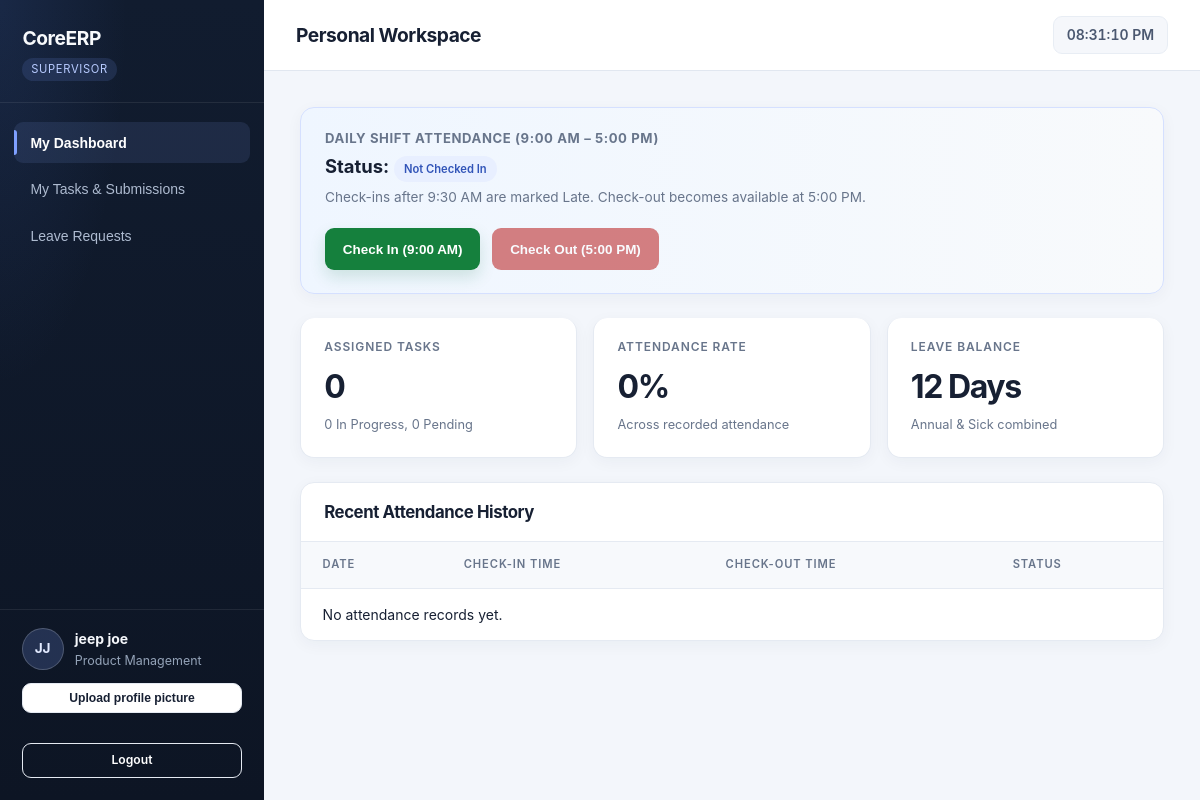
Screenshot of /epr/employee/ (signed in) with the database file from the repository.
### signup/models.py (models this page shows, shortened)
class User(models.Model):
    ROLE_CHOICES = [
        ('Admin', 'Admin'),
        ('HR', 'HR'),
        ('Intern', 'Intern'),
        ('Employee', 'Employee'),
        ('Supervisor', 'Supervisor'),
    ]
    DEPARTMENT_CHOICES = [
        ('Software Engineering', 'Software Engineering'),
        ('IT Support & Service Desk', 'IT Support & Service Desk'),
        ('Cyber Security', 'Cyber Security'),
        ('Data Science & Analytics', 'Data Science & Analytics'),
        ('Cloud & Infrastructure', 'Cloud & Infrastructure'),
        ('Product Management', 'Product Management'),
    ]
    fullName = models.CharField(max_length=100)
    email = models.EmailField(unique=True)
    role = models.CharField(max_length=20, choices=ROLE_CHOICES)
    department = models.CharField(max_length=50, choices=DEPARTMENT_CHOICES)
    password = models.CharField(max_length=128)
    date_joined = models.DateField(auto_now_add=True, null=True, blank=True)
    mentor = models.ForeignKey(
        "self",
        null=True,
        blank=True,
        on_delete=models.SET_NULL,
        related_name="mentees",
    )

### admin_dashboard/models.py (models this page shows, shortened)
class OrganizationSettings(models.Model):
    organization_name = models.CharField(max_length=100, default="CoreERP Technologies Ltd.")
    check_in_time = models.TimeField(default=time(9, 0))
    check_out_time = models.TimeField(default=time(17, 0))
    updated_by = models.ForeignKey(
        "signup.User",
        null=True,
        blank=True,
        on_delete=models.SET_NULL,
        related_name="organization_settings_updates",
    )
    updated_at = models.DateTimeField(auto_now=True)

### employee/views.py (the view, shortened to what this page needs)
# urls.py: path("", views.employee, name="employee"),
def employee(request):
    user_id = request.session.get("user_id")
    user_obj = User.objects.filter(pk=user_id).first() if user_id else None
    today = timezone.localdate()
    tasks = Task.objects.none()
    assigned_supervisor = user_obj.mentor if user_obj is not None else None
    task_count = tasks.count()
    in_progress_count = tasks.filter(status__iexact="In Progress").count()
    pending_count = tasks.filter(status__iexact="Pending").count()
    attendance_records = Attendance.objects.filter(employee_id=user_id, date__lte=today).order_by("-date")
    attendance_count = attendance_records.count()
    present_count = attendance_records.filter(check_in__isnull=False).count()
    attendance_rate = round((present_count / attendance_count) * 100) if attendance_count else 0
    approved_leave_days = sum(
        (leave.end_date - leave.start_date).days + 1
        for leave in LeaveRequest.objects.filter(employee_id=user_id, status="Approved")
    )
    leave_balance = max(12 - approved_leave_days, 0)
    notification_queryset = Notification.objects.filter(recipient_id=user_id)
    notifications = notification_queryset[:10]
    unread_notification_count = notification_queryset.filter(is_read=False).count()
    organization_settings, _ = OrganizationSettings.objects.get_or_create(pk=1)
    today = timezone.localdate()
    server_now = timezone.localtime()
    today_attendance = Attendance.objects.filter(employee_id=user_id, date=today).first()
    late_deadline, _ = attendance_deadlines(organization_settings.check_in_time, today)
    check_out_deadline = local_datetime(today, organization_settings.check_out_time)
    attendance_status = "Not Checked In"
    attendance_status_class = "badge-info"
    return render(
        request,
        "employee_dashboard.html",
        {
            "user_obj": user_obj,
            "tasks": tasks,
            "task_count": task_count,
            "in_progress_count": in_progress_count,
            "pending_count": pending_count,
            "attendance_rate": attendance_rate,
            "leave_balance": leave_balance,
            "notifications": notifications,
            "unread_notification_count": unread_notification_count,
            "organization_settings": organization_settings,
            "today_attendance": today_attendance,
            "attendance_records": Attendance.objects.filter(
                employee_id=user_id,
                date__lte=today,
            )[:5],
            "leave_requests": LeaveRequest.objects.filter(employee_id=user_id)[:10],
            "attendance_status": attendance_status,
            "attendance_status_class": attendance_status_class,
            "late_after_time": late_deadline.time(),
            "server_now_ms": int(server_now.timestamp() * 1000),
            "late_deadline_ms": int(late_deadline.timestamp() * 1000),
            "check_out_deadline_ms": int(check_out_deadline.timestamp() * 1000),
        },
    )

### employee/attendance_policy.py (called while the page is built)
def local_datetime(day: date, clock_time: time) -> datetime:
    return timezone.make_aware(
        datetime.combine(day, clock_time),
        timezone.get_current_timezone(),
    )

def attendance_deadlines(
    check_in_time: time,
    day: date | None = None,
) -> tuple[datetime, datetime]:
    attendance_day = day or timezone.localdate()
    shift_start = local_datetime(attendance_day, check_in_time)
    return (
        shift_start + timedelta(minutes=LATE_GRACE_MINUTES),
        shift_start + timedelta(minutes=ABSENCE_GRACE_MINUTES),
    )

### templates/employee_dashboard.html (shortened to what this page needs)
{% load static %}
<!DOCTYPE html>
<html lang="en">
<head>
    <link rel="stylesheet" href="{% static 'css/styles.css' %}" />
    <link rel="stylesheet" href="{% static 'css/employee-dashboard.css' %}" />
</head>
<body class="page-employee">
    <div class="app-shell">
        <aside class="sidebar" id="sidebar">
            <header class="sidebar-header">
                <div>
                    <p class="sidebar-logo">CoreERP</p>
                    <span class="role-pill">{{ user_obj.role|default:"Employee" }}</span>
                </div>
            </header>
            <nav class="sidebar-navigation" aria-label="Primary navigation">
                <ul class="sidebar-nav">
                    <li><button class="nav-link active" data-tab-target="emp-dashboard">My Dashboard</button></li>
                    <li><button class="nav-link" data-tab-target="emp-tasks">My Tasks &amp; Submissions</button></li>
                    <li><button class="nav-link" data-tab-target="emp-leave">Leave Requests</button></li>
                </ul>
            </nav>
            <footer class="sidebar-footer">
                <div class="sidebar-profile">
                    <div class="profile-avatar" aria-hidden="true">
                        <span data-profile-initials>CE</span>
                    </div>
                    <div class="profile-details">
                        <strong>{{ user_obj.fullName|default:"User" }}</strong>
                        <p class="sidebar-meta">{{ user_obj.department|default:"Department" }}</p>
                    </div>
                </div>
                <button type="button" class="btn btn-outline btn-sm profile-picture-button"
                    data-profile-picture-trigger aria-controls="employeeProfilePicture">Upload profile picture</button>
                <p class="profile-picture-feedback" data-profile-picture-feedback role="status"
                    aria-live="polite"></p>
                <a href="/" class="btn btn-outline btn-sm sidebar-logout">Logout</a>
            </footer>
        </aside>
        <div class="main-area">
            <header class="topbar">
                <div class="topbar-left">
                    <h1 class="topbar-title">Personal Workspace</h1>
                </div>
                <div class="topbar-right">
                    <span class="live-clock" data-live-clock>--:--:--</span>
                </div>
            </header>
            <main class="content-container">
                <section class="attendance-panel" data-attendance-settings
                    data-server-now-ms="{{ server_now_ms }}"
                    data-late-deadline-ms="{{ late_deadline_ms }}"
                    data-check-out-deadline-ms="{{ check_out_deadline_ms }}"
                    data-late-after-label="{{ late_after_time|time:'g:i A' }}"
                    data-has-checked-in="{% if today_attendance and today_attendance.check_in %}true{% else %}false{% endif %}"
                    data-has-checked-out="{% if today_attendance and today_attendance.check_out %}true{% else %}false{% endif %}">
                    <div>
                        <h2 class="attendance-heading">
                            Daily Shift Attendance ({{ organization_settings.check_in_time|time:"g:i A" }}
                            &ndash; {{ organization_settings.check_out_time|time:"g:i A" }})
                        </h2>
                        <p class="attendance-status">
                            Status: <span class="badge {{ attendance_status_class }}"
                                id="checkInStatusBadge">{{ attendance_status }}</span>
                        </p>
                        <p class="attendance-help">
                            Check-ins after {{ late_after_time|time:"g:i A" }} are marked Late.
                            Check-out becomes available at {{ organization_settings.check_out_time|time:"g:i A" }}.
                        </p>
                    </div>
                    <form method="POST" action="{% url 'record_attendance' %}" class="attendance-actions"
                        id="attendanceForm">
                        <button type="button" class="btn btn-success" id="checkInBtn"
                            {% if today_attendance and today_attendance.check_in %}disabled{% endif %}>
                            Check In ({{ organization_settings.check_in_time|time:"g:i A" }})
                        </button>
                        <button type="button" class="btn btn-danger" id="checkOutBtn" disabled>
                            Check Out ({{ organization_settings.check_out_time|time:"g:i A" }})
                        </button>
                    </form>
                </section>
                <section class="tab-section active" id="emp-dashboard" aria-label="Personal overview">
                    <section class="stats-grid" aria-label="Personal metrics">
                        <article class="stat-card">
                            <h3 class="stat-label">Assigned Tasks</h3>
                            <p class="stat-value">{{ task_count }}</p>
                            <p class="stat-meta">{{ in_progress_count }} In Progress, {{ pending_count }} Pending</p>
                        </article>
                        <article class="stat-card">
                            <h3 class="stat-label">Attendance Rate</h3>
                            <p class="stat-value">{{ attendance_rate }}%</p>
                            <p class="stat-meta">Across recorded attendance</p>
                        </article>
                        <article class="stat-card">
                            <h3 class="stat-label">Leave Balance</h3>
                            <p class="stat-value">{{ leave_balance }} Days</p>
                            <p class="stat-meta">Annual &amp; Sick combined</p>
                        </article>
                    </section>
                    <section class="card" aria-label="Recent attendance history">
                        <header class="card-header">
                            <h3>Recent Attendance History</h3>
                        </header>
                        <div class="table-responsive">
                            <table>
                                <thead>
                                    <tr>
                                        <th>Date</th>
                                        <th>Check-In Time</th>
                                        <th>Check-Out Time</th>
                                        <th>Status</th>
                                    </tr>
                                </thead>
                                <tbody>
                                    {% for attendance in attendance_records %}
                                    <tr>
                                        <td>{{ attendance.date|date:"Y-m-d" }}</td>
                                        <td>{{ attendance.check_in|date:"h:i A"|default:"--:--" }}</td>
                                        <td>{{ attendance.check_out|date:"h:i A"|default:"--:--" }}</td>
                                        <td>
                                            <span class="badge {% if attendance.status == 'Late' %}badge-warning{% else %}badge-success{% endif %}">
                                                {{ attendance.status }}
                                            </span>
                                        </td>
                                    </tr>
                                    {% empty %}
                                    <tr>
                                        <td colspan="4">No attendance records yet.</td>
                                    </tr>
                                    {% endfor %}
                                </tbody>
                            </table>
                        </div>
                    </section>
                </section>
            </main>
        </div>
    </div>
</body>
</html>

### static/css/employee-dashboard.css (style rules this page uses)
.page-employee .attendance-panel { align-items: center; border-radius: 14px; }
.page-employee .attendance-heading { color: var(--text-muted); font-size: 0.82rem; font-weight: 700; letter-spacing: 0.045em; text-transform: uppercase; }
.page-employee .attendance-status { margin: 0.3rem 0; font-size: 1.15rem; font-weight: 700; }
.page-employee .attendance-help { color: var(--text-muted); font-size: 0.85rem; }
.page-employee .attendance-actions { display: flex; align-items: center; gap: 0.75rem; }
.page-employee .attendance-actions .btn { min-height: 42px; }
.page-employee .attendance-actions .btn-success { box-shadow: var(--shadow-success); }
.page-employee .stats-grid { margin-top: 1.5rem; }

### rows the page displays
User: role "SUPERVISOR", fullName "jeep joe", department "Product Management"
OrganizationSettings: check_in_time "9:00 AM", check_out_time "5:00 PM"

### other values shown
{{ attendance_status }} "Not Checked In"
{{ late_after_time|time:"g:i A" }} "9:30 AM"
{{ task_count }} "0"
{{ in_progress_count }} "0"
{{ pending_count }} "0"
{{ attendance_rate }} "0"
{{ leave_balance }} "12"
